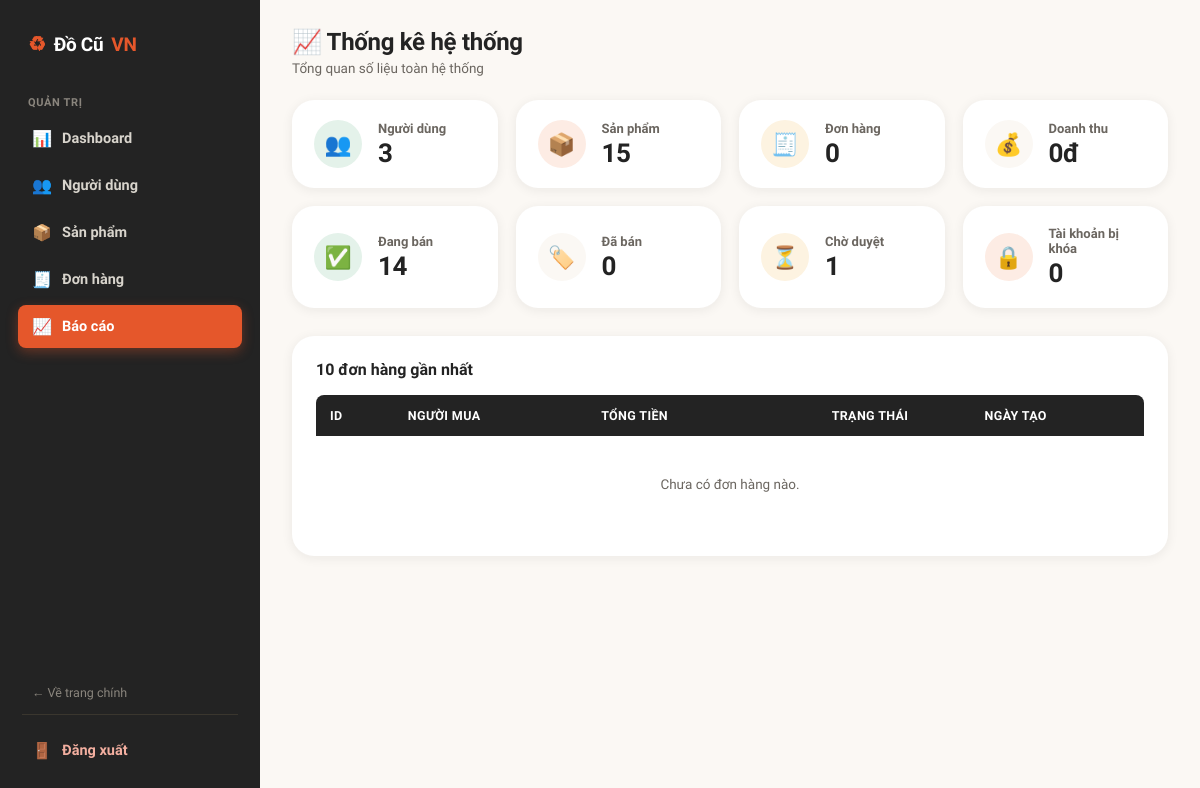
Page /admin/reports.php (signed in) on the earlier database version.
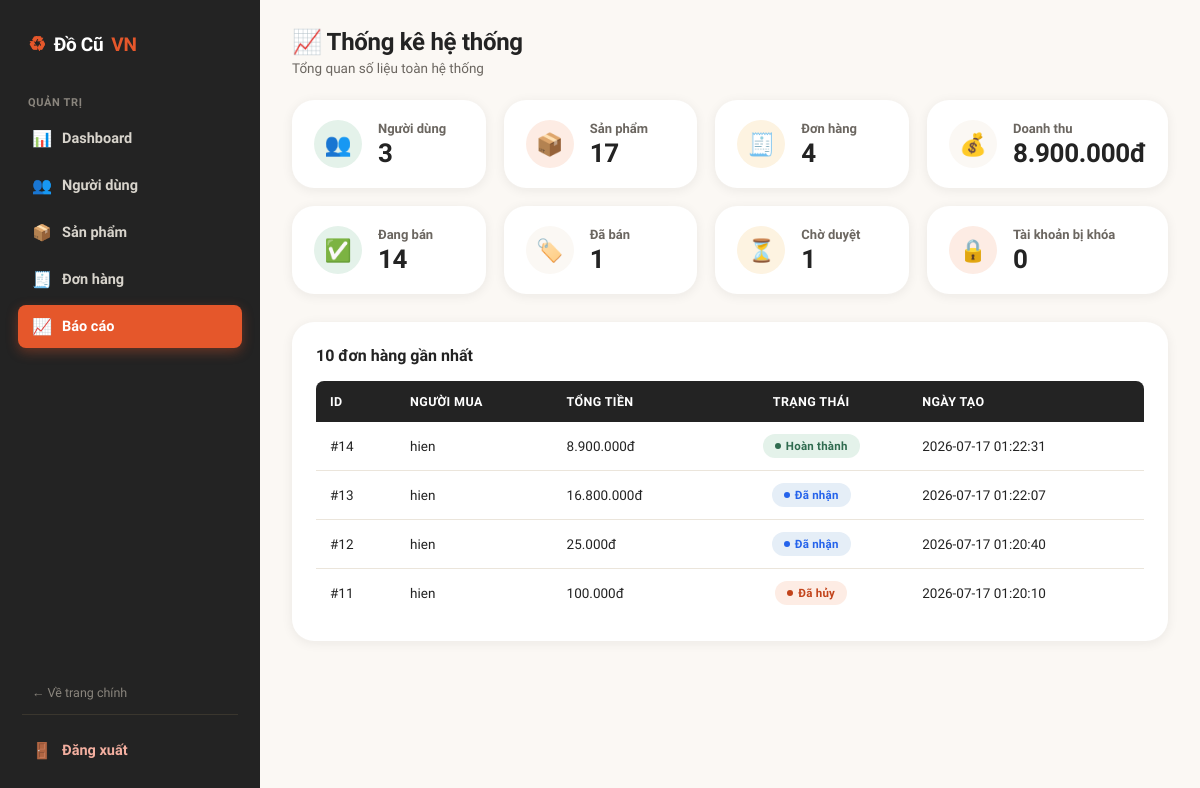
Same page on the later database version.
### tables this page shows
CREATE TABLE `orders` (
  `id` int(11) NOT NULL,
  `buyer_id` int(11) NOT NULL,
  `seller_id` int(11) NOT NULL,
  `total_amount` decimal(12,2) NOT NULL,
  `status` enum('pending','accepted','completed','cancelled','rejected') DEFAULT 'pending',
  `note` text DEFAULT NULL,
  `receiver_name` varchar(255) DEFAULT NULL,
  `receiver_phone` varchar(20) DEFAULT NULL,
  `receiver_address` text DEFAULT NULL,
  `created_at` timestamp NOT NULL DEFAULT current_timestamp(),
  `updated_at` timestamp NOT NULL DEFAULT current_timestamp() ON UPDATE current_timestamp(),
  `payment_method` varchar(30) DEFAULT 'COD',
  `payment_status` enum('pending','paid','failed') DEFAULT 'pending',
  `payment_time` datetime DEFAULT NULL,
  `transaction_id` varchar(100) DEFAULT NULL
);

CREATE TABLE `users` (
  `id` int(11) NOT NULL,
  `fullname` varchar(100) NOT NULL,
  `username` varchar(50) NOT NULL,
  `email` varchar(100) NOT NULL,
  `password` varchar(255) NOT NULL,
  `phone` varchar(20) DEFAULT NULL,
  `avatar` varchar(255) DEFAULT 'uploads/avatar/default.png',
  `address` varchar(255) DEFAULT NULL,
  `gender` enum('Nam','Nữ','Khác') DEFAULT NULL,
  `dob` date DEFAULT NULL,
  `role` enum('admin','user') NOT NULL DEFAULT 'user',
  `status` enum('active','blocked') NOT NULL DEFAULT 'active',
  `created_at` timestamp NOT NULL DEFAULT current_timestamp(),
  `updated_at` timestamp NOT NULL DEFAULT current_timestamp() ON UPDATE current_timestamp()
);

### admin/inc/auth.php (called while the page is built, shortened)
<?php
if (!function_exists("e")) {
    function e($value): string
    {
        return htmlspecialchars((string)($value ?? ""), ENT_QUOTES, "UTF-8");
    }
}
if (!function_exists("money")) {
    function money($amount): string
    {
        return number_format((float)$amount, 0, ",", ".") . "đ";
    }
}
if (!function_exists("statusBadge")) {
    function statusBadge(?string $status): array
    {
        $map = [
            "active"    => ["Đang bán",     "badge-success"],
            "pending"   => ["Chờ duyệt",    "badge-warning"],
            "sold"      => ["Đã bán",       "badge-info"],
            "hidden"    => ["Đã ẩn",        "badge-neutral"],
            "rejected"  => ["Từ chối",      "badge-danger"],
            "deleted"   => ["Đã xóa",       "badge-danger"],
            "accepted"  => ["Đã nhận",      "badge-info"],
            "completed" => ["Hoàn thành",   "badge-success"],
            "cancelled" => ["Đã hủy",       "badge-danger"],
            "blocked"   => ["Đã khóa",      "badge-danger"],
        ];
        $status = trim((string)$status);
        return $map[$status];
    }
}

### admin/reports.php (the view, shortened to what the changed rows need)
<?php
require_once "inc/auth.php";
$totalProducts = $conn->query("SELECT COUNT(*) total FROM products")->fetch_assoc()["total"];
$totalOrders = $conn->query("SELECT COUNT(*) total FROM orders")->fetch_assoc()["total"];
$totalRevenue = $conn->query("
    SELECT IFNULL(SUM(total_amount),0) total
    FROM orders
    WHERE status='completed'
")->fetch_assoc()["total"];
$soldProducts = $conn->query("SELECT COUNT(*) total FROM products WHERE status='sold'")->fetch_assoc()["total"];
$latestOrders = $conn->query("
    SELECT
        o.id,
        u.fullname,
        o.total_amount,
        o.status,
        o.created_at
    FROM orders o
    LEFT JOIN users u ON o.buyer_id = u.id
    ORDER BY o.created_at DESC
    LIMIT 10
");
?>
<!DOCTYPE html>
<html lang="vi">
<head>
<link rel="stylesheet" href="../assets/css/admin.css">
</head>
<body>
<div class="admin-wrapper">
    <main class="admin-main">
        <div class="admin-topbar">
            <div>
                <h1>📈 Thống kê hệ thống</h1>
            </div>
        </div>
        <div class="stat-grid">
            <div class="stat-card"><div class="stat-icon ember">📦</div><div><h3>Sản phẩm</h3><div class="stat-value"><?= $totalProducts ?></div></div></div>
            <div class="stat-card"><div class="stat-icon gold">🧾</div><div><h3>Đơn hàng</h3><div class="stat-value"><?= $totalOrders ?></div></div></div>
            <div class="stat-card"><div class="stat-icon ink">💰</div><div><h3>Doanh thu</h3><div class="stat-value"><?= money($totalRevenue) ?></div></div></div>
            <div class="stat-card"><div class="stat-icon ink">🏷️</div><div><h3>Đã bán</h3><div class="stat-value"><?= $soldProducts ?></div></div></div>
        </div>
        <div class="panel">
            <h2 class="panel-title">10 đơn hàng gần nhất</h2>
            <div class="table-scroll">
                <table class="admin-table">
                    <thead>
                    <tr>
                        <th>ID</th>
                        <th>Người mua</th>
                        <th>Tổng tiền</th>
                        <th class="center">Trạng thái</th>
                        <th>Ngày tạo</th>
                    </tr>
                    </thead>
                    <tbody>
                    <?php if ($latestOrders->num_rows === 0): ?>
                        <tr class="empty-row"><td colspan="5">Chưa có đơn hàng nào.</td></tr>
                    <?php else: while ($o = $latestOrders->fetch_assoc()):
                        [$label, $cls] = statusBadge($o["status"]);
                    ?>
                        <tr>
                            <td>#<?= (int)$o["id"] ?></td>
                            <td><?= $o["fullname"] !== null ? e($o["fullname"]) : "<em>(đã xóa)</em>" ?></td>
                            <td><?= money($o["total_amount"]) ?></td>
                            <td class="center"><span class="badge <?= $cls ?>"><?= e($label) ?></span></td>
                            <td><?= e($o["created_at"]) ?></td>
                        </tr>
                    <?php endwhile; endif; ?>
                    </tbody>
                </table>
            </div>
        </div>
    </main>
</div>
</body>
</html>

Differences in the rows shown:
added orders: id "14", buyer.fullname "hien", total_amount "8.900.000đ", label "Hoàn thành", created_at "2026-07-17 01:22:31"
added orders: id "13", buyer.fullname "hien", total_amount "16.800.000đ", label "Đã nhận", created_at "2026-07-17 01:22:07"
added orders: id "12", buyer.fullname "hien", total_amount "25.000đ", label "Đã nhận", created_at "2026-07-17 01:20:40"
added orders: id "11", buyer.fullname "hien", total_amount "100.000đ", label "Đã hủy", created_at "2026-07-17 01:20:10"
Other differences:
$totalProducts: "15" → "17"
$totalOrders: "0" → "4"
money($totalRevenue): "0đ" → "8.900.000đ"
$soldProducts: "0" → "1"
text no longer shown: "Chưa có đơn hàng nào."
